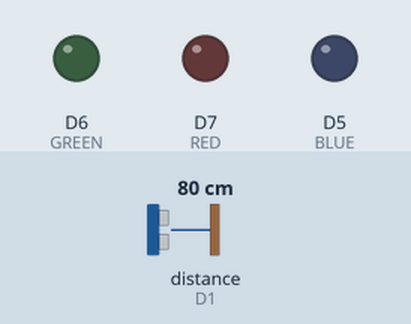
This sketch was run on a simulated ESP8266 (NodeMCU). Shown: output pins drawn as LEDs (lit = HIGH). Wiring (inferred from the names in the program): ultrasonic range finder: trigger D2; echo D1. Inputs (shaded band) come from the test bench; at power-on: distance to the obstacle (sensor on D1) 80 cm. The echo pulse lasts 58.3 µs per cm; WiFi joins after 1.5 s; servers stay silent unless stated; uploads are accepted with an empty reply; pins used as bus, display or sensor lines are not drawn; what the sketch prints to the serial monitor is not drawn.

Above: at 3.3 s.
3.4 s: distance to the obstacle (sensor on D1) set to 33 cm
4.9 s: distance to the obstacle (sensor on D1) set to 28 cm
At 5.15 s:
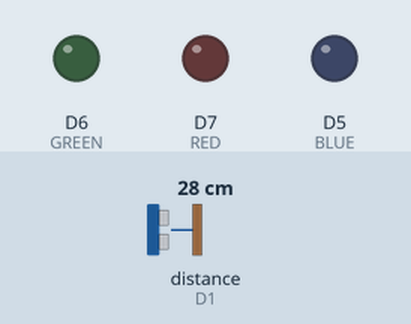
7.9 s: distance to the obstacle (sensor on D1) set to 35 cm
At 8.4 s:
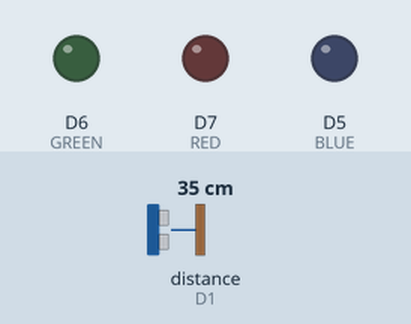
9.4 s: distance to the obstacle (sensor on D1) set to 18 cm
At 9.63 s:
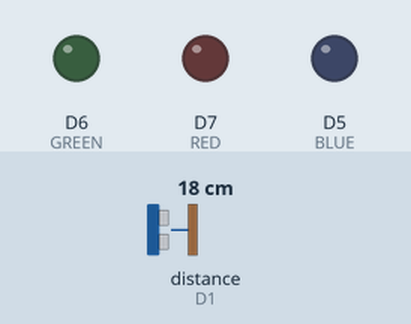
Timing chart, 0 to 13.4 s (numbered marks = the images above; inputs shaded):
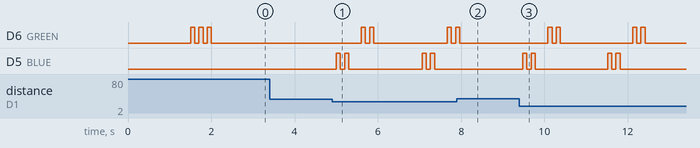

Measured:
- after the input at 3.4 s, every drawn part: stays the same
- after the input at 4.9 s, D6 (GREEN): goes HIGH 0.10 s, LOW 0.10 s, HIGH 0.10 s, LOW 1.8 s, HIGH 0.10 s, LOW 0.10 s, then HIGH, starting after 0.70 s; D5 (BLUE): LOW → HIGH after 0.10 s, → LOW 0.10 s later, → HIGH 0.10 s later, → LOW 0.10 s later, … (8 changes in this stretch)
- after the input at 7.9 s, D5 (BLUE): stays LOW (without the input it goes to HIGH after 1.2 s)
- after the input at 9.4 s, D6 (GREEN): LOW → HIGH after 0.68 s, → LOW 0.10 s later, → HIGH 0.10 s later, → LOW 0.10 s later, … (8 changes in this stretch); D5 (BLUE): LOW → HIGH after 0.08 s, → LOW 0.10 s later, → HIGH 0.10 s later, → LOW 0.10 s later, … (8 changes in this stretch)

The sketch:

Chaayos_Spotify_Controller.ino
```cpp
#include <ESP8266WiFi.h>
#include <ESP8266HTTPClient.h>
#include  "secrets.h"
const int trig = D2;
const int echo = D1;

const int BLUE = D5;
const int GREEN = D6;
const int RED = D7;

int   distance;
long  duration;

unsigned long lastGestureTime=0;


bool wasFar   = true;
bool isMute   = false;
bool isPaused = false;


void setup() {

  pinMode(trig,OUTPUT);
  pinMode(echo,INPUT);

  pinMode(RED,OUTPUT);
  pinMode(GREEN,OUTPUT);
  pinMode(BLUE,OUTPUT);
  Serial.begin(115200);
  WiFi.begin(ssid, password);
  Serial.print("Connecting to WiFi");

  while (WiFi.status() != WL_CONNECTED) {
    delay(500);
    Serial.print(".");
  }
  blink("GREEN",3);
  Serial.println("\nWiFi connected. IP address: ");
  Serial.println(WiFi.localIP());
}
int getDistance() {
  digitalWrite(trig, LOW);
  delayMicroseconds(2);
  digitalWrite(trig, HIGH);
  delayMicroseconds(10);
  digitalWrite(trig, LOW);

  duration = pulseIn(echo, HIGH, 20000);
  if (duration == 0) {
    delay(50);  // wait briefly and retry
    duration = pulseIn(echo, HIGH, 20000);
    if (duration == 0) return -1;
  }

  distance = duration * 0.034 / 2;
  return distance;
}
int smoothDistance() {
  int readings = 0;
  int total = 0;
  for (int i = 0; i < 3; i++) {
    int d = getDistance();
    if (d > 0) {
      total += d;
      readings++;
    }
    delay(20);
  }
  return (readings > 0) ? total / readings : -1;
}

void blink(String color,int count) {
  int pin;

  if (color == "RED") {
    pin = RED;
  } else if (color == "GREEN") {
    pin = GREEN;
  } else if (color == "BLUE") {
    pin = BLUE;
  } else {
    Serial.println("Invalid color!");
    return;
  }
  for(int i=0;i<count;i++){
    digitalWrite(pin, HIGH);
    delay(100);
    digitalWrite(pin, LOW);
    delay(100);
  }

}

void sendAction(String action){
  if (WiFi.status() == WL_CONNECTED) {
    WiFiClient client;
    HTTPClient http;
    http.begin(client,serverUrl);
    http.addHeader("Content-Type", "application/JSON");
    String data = "{ \"action\": \""+action+ "\"}";
    Serial.println("Sending JSON: " + data);  // ADD THIS

    int response = http.POST(data);
    Serial.println("response: " + String(response));
    Serial.print("Error: ");
    Serial.println(http.errorToString(response));
    if(response == 200) blink("GREEN",2);
    else{blink("RED",2);}
    http.end();
  }
}


void loop() {
  String action;
  unsigned long currentTime = millis();
  if (currentTime - lastGestureTime < 100){return;}

  distance = smoothDistance();if(distance < 0) return;
  // Serial.println(distance);
  if(distance>9){wasFar = true;}

  if(distance<=9 && (currentTime-lastGestureTime>2000) && wasFar){
    lastGestureTime = currentTime;
    blink("BLUE",1);
    sendAction(isMute? "unmute":"mute");
    isMute=!isMute;
    wasFar = false;
  }
  // pause and resume
  if ((distance > 15 && distance <30) && (currentTime - lastGestureTime > 2000)) {
    Serial.println("in pause/resume section");
    blink("BLUE",2);
    sendAction(isPaused ? "resume" : "pause");
    isPaused = !isPaused;
    lastGestureTime = currentTime;
    Serial.println("pause/resume triggered");
  }
  //volume soon
}
```

secrets.h
```cpp
#ifndef SECRETS_H
#define SECRETS_H

const char* ssid = "##";
const char* password = "###";
const char* serverUrl = "######"; // Flask endpoint

#endif
```
